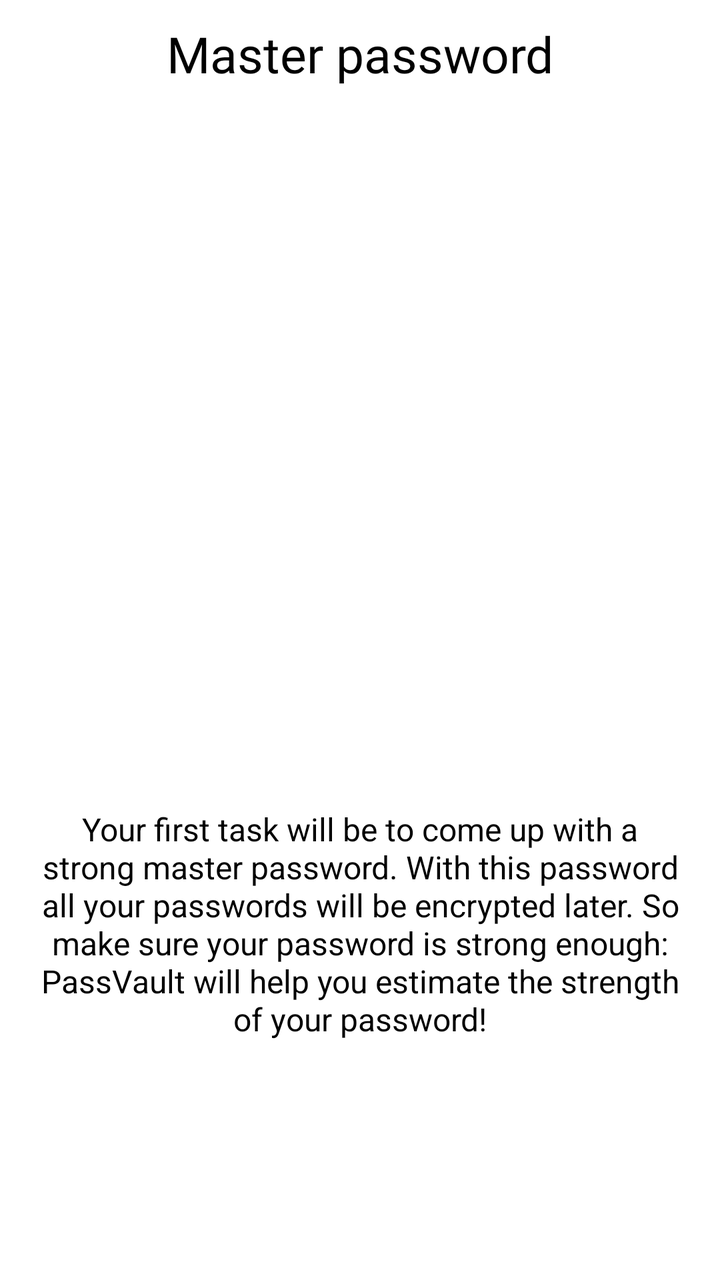
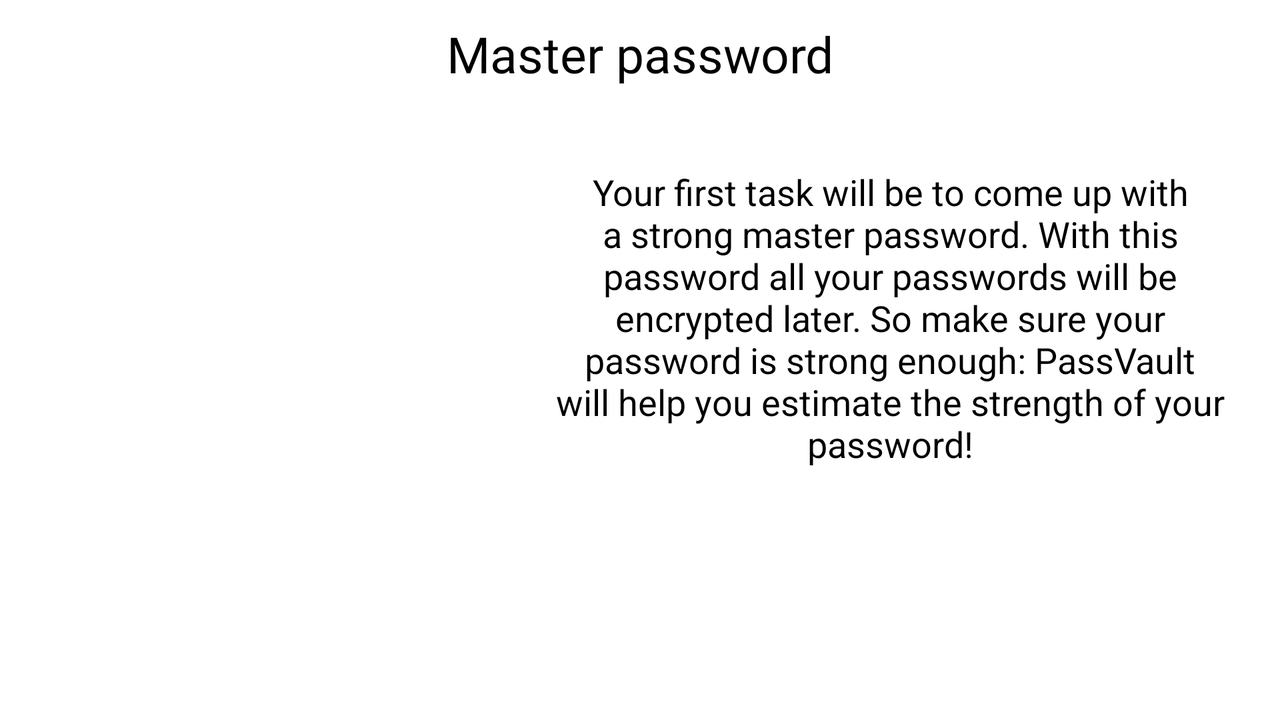

First picture: res/layout/ on a phone held upright. Second picture: the repository's own variant of that layout, on a device whose configuration matches the variant's folder. Source for both follows.
<!-- AndroidManifest.xml: application theme AppTheme -->
<!-- res/layout/fragment_second_screen.xml -->
<?xml version="1.0" encoding="utf-8"?>
<LinearLayout xmlns:android="http://schemas.android.com/apk/res/android"
    xmlns:tools="http://schemas.android.com/tools"
    android:layout_width="match_parent"
    android:layout_height="match_parent"
    android:background="@color/foreground"
    android:orientation="vertical">

    <TextView
        android:layout_width="match_parent"
        android:layout_height="wrap_content"
        android:layout_marginTop="10dp"
        android:text="@string/onboarding_master_password"
        android:textColor="@color/background"
        android:textAlignment="center"
        android:fontFamily="@font/raleway"
        android:textSize="25sp"/>

    <ImageView
        android:layout_width="match_parent"
        android:layout_height="300dp"
        android:layout_marginTop="20dp"
        android:src="@drawable/onboarding_thinking"
        android:contentDescription="@string/question_mark"/>

    <TextView
        android:layout_width="match_parent"
        android:layout_height="wrap_content"
        android:layout_marginTop="20dp"
        android:padding="20dp"
        android:text="@string/onboarding_master_password_description"
        android:textColor="@color/background"
        android:textSize="16sp"
        android:textAlignment="center"/>
</LinearLayout>
<!-- resources referenced by this layout -->
<resources>
  <color name="background">#000</color>
  <color name="foreground">#fff</color>
  <string name="onboarding_master_password">Master password</string>
  <string name="onboarding_master_password_description">Your first task will be to come up with a strong master password. With this password all your passwords will be encrypted later. So make sure your password is strong enough: PassVault will help you estimate the strength of your password!</string>
  <string name="question_mark" translatable="false">\?</string>
  <style name="AppTheme" parent="Theme.AppCompat.NoActionBar">
          
          <item name="colorPrimary">@color/background</item>
          <item name="android:textColorHint">#a8a8a8</item>
      </style>
</resources>
<!-- res/layout-land/fragment_second_screen.xml (the repository's variant of the layout above) -->
<!-- drawn on the phone turned sideways -->
<?xml version="1.0" encoding="utf-8"?>
<LinearLayout xmlns:android="http://schemas.android.com/apk/res/android"
    xmlns:tools="http://schemas.android.com/tools"
    android:layout_width="match_parent"
    android:layout_height="match_parent"
    android:background="@color/foreground"
    android:orientation="vertical">

    <TextView
        android:layout_width="match_parent"
        android:layout_height="wrap_content"
        android:layout_marginTop="10dp"
        android:text="@string/onboarding_master_password"
        android:textColor="@color/background"
        android:textAlignment="center"
        android:fontFamily="@font/raleway"
        android:textSize="25sp"/>

    <LinearLayout
        android:layout_width="match_parent"
        android:layout_height="wrap_content">
        <ImageView
            android:layout_width="250dp"
            android:layout_height="250dp"
            android:src="@drawable/onboarding_thinking"
            android:contentDescription="@string/question_mark"/>

        <TextView
            android:layout_width="match_parent"
            android:layout_height="wrap_content"
            android:layout_marginTop="20dp"
            android:padding="20dp"
            android:text="@string/onboarding_master_password_description"
            android:textColor="@color/background"
            android:textSize="18sp"
            android:textAlignment="center"/>
    </LinearLayout>
</LinearLayout>
